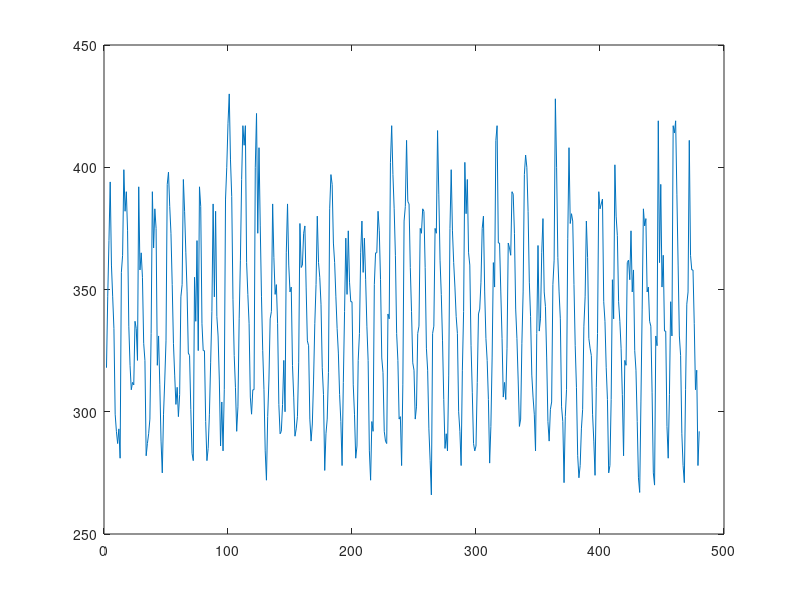

MATLAB code for this plot: (Note: this script raises an error after producing the figure.)
fid = fopen('file.txt');
N=fscanf(fid,'%u',1);
ON=N;
out=textscan(fid,'%f',N);
fclose(fid);
series=out{1};
series1=series;
time=[1:1:N];
figure,plot(time,series)
[ p ]=Autocorrelation(series,N);
k=[0:1:N-1];
figure,plot(k,p)
m=mean(series);
s=std(series);
series=(series-m)/s;
figure,plot(time,series)
[ p ]=Autocorrelation(series,N);
figure,plot(k,p)
N=int64(3*ON/4);
nseries=series(1:N);
tseries=series(N+1:ON);
iseries=series(1:N/2);
id=IDDATA(iseries);
model=parameter_estimate(id);
maxlike=0;
for p=1:6
    for q=0:2
         for i=1:q
                e(i)=0.0;
                e2(i)=0.0;
         end
            sum1=0.0;
            for i=q+1:N
                k=2;
                sum=0.0;
                j=i-1;
                while j>=i-p
                    if j>0
                        sum=sum-model(p,q+1).A(k)*series(j);
                    end
                    k=k+1;
                    j=j-1;
                end
                k=2;
                j=i-1;
                while j>=i-q
                    if j>0
                        sum=sum+model(p,q+1).C(k)*e(j);
                    end
                    k=k+1;
                    j=j-1;
                end
                e(i)=series(i)-sum;
                e2(i)=e(i)*e(i);
                if i>=N/2
                    sum1=sum+e2(i);
                end
            end
            e1=e(N/2+1:N);
            e2=e2(N/2+1:N);
            mse=2*sum1/N;
          like=-(N/2)*log(std(e1))-p-q;
          if p==1 && q==0
              mxlike=like;
              msemin=mse;
              msep=1;
              mseq=0;
              rp=1;
              rq=0;
          end
          if maxlike<=like
                  maxlike=like;
                  rp=p;
                  rq=q;
                  e3=e;
          end 
          if msemin>mse
              msemin=mse;
              msep=p;
              mseq=q;
              e4=e;
          end
    end
end
model1=model(rp,rq+1);
for i=N+1:1:ON
    k=2;
    sum=0.0;
    j=i-1;
    while j>=i-rp
        if j>0
            sum=sum-model(rp,rq+1).A(k)*series(j);
        end
        k=k+1;
        j=j-1;
    end
    k=2;
    j=i-1;
    while j>=i-rq
        if j>0
            sum=sum+model(rp,rq+1).C(k)*e3(j);
        end
        k=k+1;
        j=j-1;
    end
    e3(i)=series(i)-sum;
    forecast(i)=sum;
end
%figure,plot(time,forecast);
figure,plot(time,e3);
for i=N+1:ON
    k=2;
    sum=0.0;
    j=i-1;
    while j>=i-msep
        if j>0
            sum=sum-model(msep,mseq+1).A(k)*series(j);
        end
        k=k+1;
        j=j-1;
    end
    k=2;
    j=i-1;
    while j>=i-mseq
        if j>0
            sum=sum+model(msep,mseq+1).C(k)*e4(j);
        end
        k=k+1;
        j=j-1;
    end
    e4(i)=series(i)-sum;
    forecast1(i)=sum;
end
%figure,plot(time,forecast1);
%figure,plot(time,e4);
forecast=forecast*s+m;
figure,plot(time,forecast);
forecast1=forecast1*s+m;
%error calc
error3=0.0;
sum=0.0;
for i=N+1:ON
    error3=error3+abs(forecast(i)-series1(i));
    sum=sum+series1(i);
end
e=transpose(e);
e3=transpose(e3);
error3=abs(error3)/sum*100;
error4=abs((forecast(N+1)-series1(N+1)))*100/series1(N+1);

    




    


